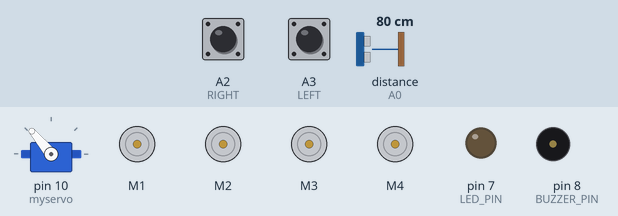
This sketch was run on a simulated Arduino Uno, built with avr-gcc and run on an emulated ATmega328P. Parts: servo, 4 × DC motor (green arrow = forward, orange = backward, longer = faster), output pins drawn as LEDs (lit = HIGH), buzzer (waves = sounding, pin HIGH). The inputs (shaded band) are chosen by the test bench; at power-on: distance to the obstacle (sensor on A0) 80 cm, A3 (LEFT) HIGH, A2 (RIGHT) HIGH. The echo pulse lasts 58.3 µs per cm; what the sketch prints to the serial monitor is not drawn.

Above: at 2.2 s.
2.3 s: distance to the obstacle (sensor on A0) set to 2 cm
At 3.6 s:
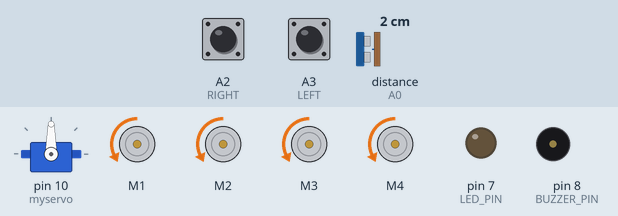
5.3 s: distance to the obstacle (sensor on A0) set to 15 cm
8.3 s: distance to the obstacle (sensor on A0) set to 19 cm
At 10.3 s:
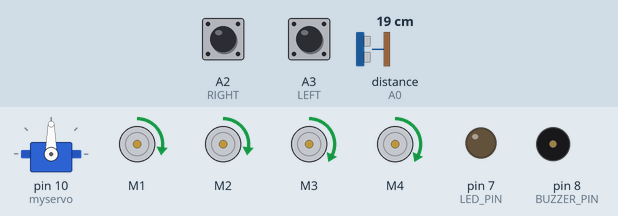
10.6 s: A3 (LEFT) pulled LOW for 0.15 s
At 10.83 s:
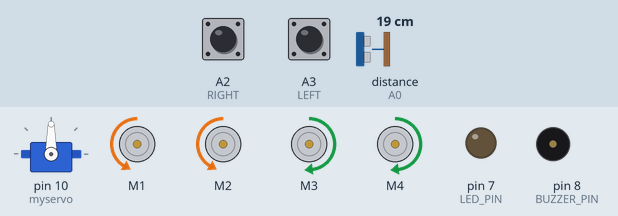
12.4 s: distance to the obstacle (sensor on A0) set to 250 cm
At 13.1 s:
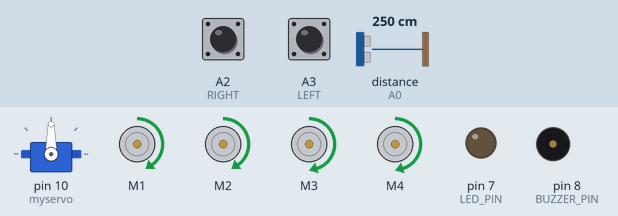
15.4 s: A2 (RIGHT) pulled LOW for 3.2 s
At 17.6 s:
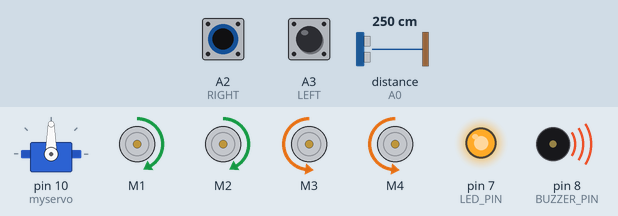
Timing chart, 0 to 24.7 s (numbered marks = the images above; inputs shaded):
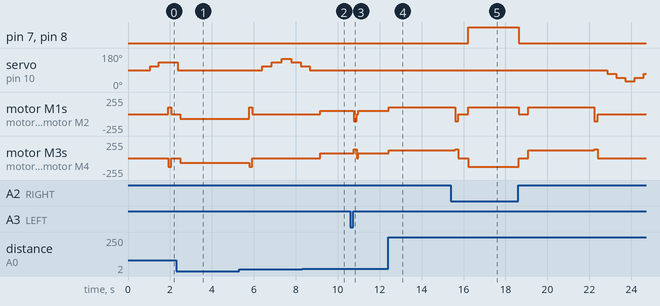

The sketch:

Final_robo_code.ino
```cpp
#include <NewPing.h>
#include <Servo.h>
#include <AFMotor.h>

// Pin definitions
#define RIGHT A2
#define LEFT A3
#define TRIGGER_PIN A1
#define ECHO_PIN A0
#define MAX_DISTANCE 200

#define BUZZER_PIN 8
#define LED_PIN 7

// Distance thresholds
#define MIN_SAFE_DISTANCE 12
#define MIN_FOLLOW_DISTANCE 18
#define MAX_FOLLOW_DISTANCE 100

// Speeds
#define NORMAL_SPEED 120
#define SLOW_SPEED 70
#define TURN_SPEED 130

// Timing
#define SENSOR_DELAY 60
#define TURN_TIME 150
#define BACKUP_TIME 500

// Robot states
enum RobotState {
  SCANNING,
  PERSON_DETECTED,
  FOLLOWING,
  TURNING_LEFT,
  TURNING_RIGHT,
  AVOIDING_OBSTACLE,
  LOST_PERSON
};

RobotState current_state = SCANNING;

// Sensor variables
unsigned int distance = 0;
unsigned int Right_Value = 0;
unsigned int Left_Value = 0;
unsigned long last_print_time = 0;

// Servo variables
bool servo_locked = false;
int locked_servo_position = 90;
unsigned long last_detection_time = 0;
int detection_count = 0;

// Scanning variables
int servo_pos = 90;
int scan_direction = 1;
unsigned long last_servo_move = 0;

// Direction memory
int last_seen_direction = 0; // -1 = left, 1 = right

NewPing sonar(TRIGGER_PIN, ECHO_PIN, MAX_DISTANCE);

// Motors
AF_DCMotor Motor1(1, MOTOR12_1KHZ);
AF_DCMotor Motor2(2, MOTOR12_1KHZ);
AF_DCMotor Motor3(3, MOTOR34_1KHZ);
AF_DCMotor Motor4(4, MOTOR34_1KHZ);

Servo myservo;

void setup() {
  Serial.begin(9600);
  Serial.println("=== HUMAN FOLLOWING ROBOT - FINAL VERSION ===");

  myservo.attach(10);
  myservo.write(90);
  delay(1000);

  pinMode(RIGHT, INPUT);
  pinMode(LEFT, INPUT);
  pinMode(LED_PIN, OUTPUT);
  pinMode(BUZZER_PIN, OUTPUT);

  digitalWrite(LED_PIN, LOW);
  digitalWrite(BUZZER_PIN, LOW);

  Serial.println("Robot ready - Starting scan");
}

void loop() {
  delay(SENSOR_DELAY);
  readSensors();

  switch (current_state) {
    case SCANNING: scanForPerson(); break;
    case PERSON_DETECTED: lockAndTurnToPerson(); break;
    case FOLLOWING: followPerson(); break;
    case TURNING_LEFT: turnLeft(); current_state = FOLLOWING; break;
    case TURNING_RIGHT: turnRight(); current_state = FOLLOWING; break;
    case AVOIDING_OBSTACLE: avoidObstacle(); break;
    case LOST_PERSON: resumeScanning(); break;
  }

  printStatus();
}

void readSensors() {
  distance = sonar.ping_cm();
  if (distance == 0) distance = MAX_DISTANCE;
  Right_Value = digitalRead(RIGHT);
  Left_Value = digitalRead(LEFT);
}

void scanForPerson() {
  stopMotors();

  // IR Override: Left
  if (Left_Value == 0) {
    Serial.println("IR LEFT triggered - turning left until lost");
    digitalWrite(LED_PIN, HIGH);
    digitalWrite(BUZZER_PIN, HIGH);
    while (digitalRead(LEFT) == 0) {
      turnLeft();
    }
    stopMotors();
    digitalWrite(LED_PIN, LOW);
    digitalWrite(BUZZER_PIN, LOW);
    delay(200);
    current_state = PERSON_DETECTED;
    return;
  }

  // IR Override: Right
  if (Right_Value == 0) {
    Serial.println("IR RIGHT triggered - turning right until lost");
    digitalWrite(LED_PIN, HIGH);
    digitalWrite(BUZZER_PIN, HIGH);
    while (digitalRead(RIGHT) == 0) {
      turnRight();
    }
    stopMotors();
    digitalWrite(LED_PIN, LOW);
    digitalWrite(BUZZER_PIN, LOW);
    delay(200);
    current_state = PERSON_DETECTED;
    return;
  }

  // Regular scanning with servo
  if (millis() - last_servo_move > 400) {
    servo_pos += scan_direction * 20;

    if (servo_pos >= 150) {
      servo_pos = 150;
      scan_direction = -1;
    } else if (servo_pos <= 30) {
      servo_pos = 30;
      scan_direction = 1;
    }

    myservo.write(servo_pos);
    last_servo_move = millis();

    delay(200);
    unsigned int scan_distance = sonar.ping_cm();

    if (scan_distance >= MIN_FOLLOW_DISTANCE && scan_distance <= MAX_FOLLOW_DISTANCE) {
      detection_count++;
      Serial.print("Detection ");
      Serial.print(detection_count);
      Serial.print(" at ");
      Serial.print(scan_distance);
      Serial.print("cm, angle ");
      Serial.println(servo_pos);

      if (detection_count >= 2) {
        servo_locked = true;
        locked_servo_position = servo_pos;
        current_state = PERSON_DETECTED;
        detection_count = 0;
        Serial.println("*** PERSON CONFIRMED - SERVO LOCKED ***");
      }
    } else {
      detection_count = 0;
    }
  }
}

void lockAndTurnToPerson() {
  myservo.write(locked_servo_position);

  if (locked_servo_position > 105) {
    Serial.println("Turning RIGHT to face person");
    turnRight();
    delay(300);
    last_seen_direction = 1;
  } else if (locked_servo_position < 75) {
    Serial.println("Turning LEFT to face person");
    turnLeft();
    delay(300);
    last_seen_direction = -1;
  }

  myservo.write(90);
  servo_pos = 90;
  current_state = FOLLOWING;
  last_detection_time = millis();
  Serial.println("Starting to follow person...");
}

void followPerson() {
  if (distance < MIN_FOLLOW_DISTANCE || distance > MAX_FOLLOW_DISTANCE) {
    if (millis() - last_detection_time > 3000) {
      current_state = LOST_PERSON;
      return;
    }
  } else {
    last_detection_time = millis();
  }

  if (distance < MIN_SAFE_DISTANCE) {
    current_state = AVOIDING_OBSTACLE;
    return;
  }

  if (Left_Value == 0 && Right_Value == 1) {
    last_seen_direction = -1;
    current_state = TURNING_LEFT;
    return;
  } else if (Right_Value == 0 && Left_Value == 1) {
    last_seen_direction = 1;
    current_state = TURNING_RIGHT;
    return;
  }

  int follow_speed = map(distance, MIN_FOLLOW_DISTANCE, MAX_FOLLOW_DISTANCE, SLOW_SPEED, NORMAL_SPEED);
  follow_speed = constrain(follow_speed, SLOW_SPEED, NORMAL_SPEED);

  Motor1.setSpeed(follow_speed - 20); Motor1.run(FORWARD);
  Motor2.setSpeed(follow_speed - 20); Motor2.run(FORWARD);
  Motor3.setSpeed(follow_speed);      Motor3.run(FORWARD);
  Motor4.setSpeed(follow_speed);      Motor4.run(FORWARD);
}

void avoidObstacle() {
  Serial.println("Obstacle close — backing up");
  moveBackward();
  delay(BACKUP_TIME);
  current_state = FOLLOWING;
}

void resumeScanning() {
  Serial.println("Person lost — scanning again");
  servo_locked = false;

  if (last_seen_direction == -1) {
    turnLeft(); delay(400);
  } else if (last_seen_direction == 1) {
    turnRight(); delay(400);
  }

  current_state = SCANNING;
}

// ========== MOVEMENT FUNCTIONS ==========

void moveForward() {
  Motor1.setSpeed(NORMAL_SPEED - 20); Motor1.run(FORWARD);
  Motor2.setSpeed(NORMAL_SPEED - 20); Motor2.run(FORWARD);
  Motor3.setSpeed(NORMAL_SPEED);      Motor3.run(FORWARD);
  Motor4.setSpeed(NORMAL_SPEED);      Motor4.run(FORWARD);
}

void turnLeft() {
  Motor1.setSpeed(TURN_SPEED - 25); Motor1.run(BACKWARD);
  Motor2.setSpeed(TURN_SPEED - 25); Motor2.run(BACKWARD);
  Motor3.setSpeed(TURN_SPEED);      Motor3.run(FORWARD);
  Motor4.setSpeed(TURN_SPEED);      Motor4.run(FORWARD);
  delay(TURN_TIME);
  stopMotors();
}

void turnRight() {
  Motor1.setSpeed(TURN_SPEED - 25); Motor1.run(FORWARD);
  Motor2.setSpeed(TURN_SPEED - 25); Motor2.run(FORWARD);
  Motor3.setSpeed(TURN_SPEED);      Motor3.run(BACKWARD);
  Motor4.setSpeed(TURN_SPEED);      Motor4.run(BACKWARD);
  delay(TURN_TIME);
  stopMotors();
}

void moveBackward() {
  Motor1.setSpeed(SLOW_SPEED); Motor1.run(BACKWARD);
  Motor2.setSpeed(SLOW_SPEED); Motor2.run(BACKWARD);
  Motor3.setSpeed(SLOW_SPEED); Motor3.run(BACKWARD);
  Motor4.setSpeed(SLOW_SPEED); Motor4.run(BACKWARD);
}

void stopMotors() {
  Motor1.run(RELEASE);
  Motor2.run(RELEASE);
  Motor3.run(RELEASE);
  Motor4.run(RELEASE);
}

void printStatus() {
  if (millis() - last_print_time >= 1500) {
    Serial.println("========= ROBOT STATUS =========");
    Serial.print("State: ");
    switch (current_state) {
      case SCANNING: Serial.println("SCANNING"); break;
      case PERSON_DETECTED: Serial.println("PERSON DETECTED"); break;
      case FOLLOWING: Serial.println("FOLLOWING"); break;
      case TURNING_LEFT: Serial.println("TURNING LEFT"); break;
      case TURNING_RIGHT: Serial.println("TURNING RIGHT"); break;
      case AVOIDING_OBSTACLE: Serial.println("AVOIDING OBSTACLE"); break;
      case LOST_PERSON: Serial.println("LOST PERSON"); break;
    }

    Serial.print("Distance: "); Serial.print(distance); Serial.println("cm");
    Serial.print("IR Sensors - Left: "); Serial.print(Left_Value);
    Serial.print(", Right: "); Serial.println(Right_Value);

    if (servo_locked) {
      Serial.print("Servo: LOCKED at "); Serial.println(locked_servo_position);
    } else {
      Serial.print("Servo: Scanning at "); Serial.println(servo_pos);
    }

    Serial.println("==============================\n");
    last_print_time = millis();
  }
}
```

Measured:
- the behaviour switches between 17 and 18 cm on distance to the obstacle (sensor on A0) (found by bisection; images 1 and 2)
- after the input at 2.3 s, motor M1–4: stopped → backward 70/255 after 0.19 s
- after the input at 8.3 s, servo on pin 10 (myservo): goes on until 8.7 s, then stays 90°; motor M1, motor M2: stopped → forward 50/255 after 0.88 s; motor M3, motor M4: stopped → forward 70/255 after 0.88 s
- after the input at 10.6 s, motor M1, motor M2: forward 50/255 → backward 105/255 after 0.16 s, → stopped 0.15 s later, → forward 50/255 0.06 s later; motor M3, motor M4: forward 70/255 → forward 130/255 after 0.16 s, → stopped 0.15 s later, → forward 70/255 0.06 s later
- after the input at 12.4 s, motor M1, motor M2: forward 50/255 → forward 100/255 at once; motor M3, motor M4: forward 70/255 → forward 120/255 at once
- after the input at 15.4 s, pin 7 (LED_PIN), pin 8 (BUZZER_PIN): LOW → HIGH after 0.82 s, → LOW 2.4 s later
